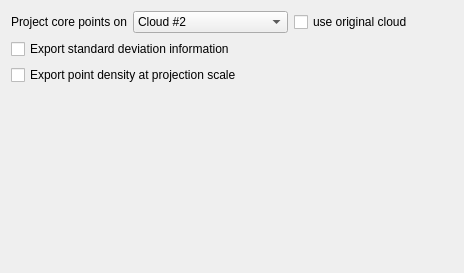
     <widget class="QWidget" name="output">
      <attribute name="title">
       <string>Output</string>
      </attribute>
      <layout class="QVBoxLayout" name="verticalLayout_6">
       <item>
        <layout class="QHBoxLayout" name="horizontalLayout_6">
         <item>
          <widget class="QLabel" name="label_5">
           <property name="text">
            <string>Project core points on</string>
           </property>
          </widget>
         </item>
         <item>
          <widget class="QComboBox" name="projDestComboBox">
           <property name="currentIndex">
            <number>1</number>
           </property>
           <property name="maxVisibleItems">
            <number>3</number>
           </property>
           <property name="maxCount">
            <number>3</number>
           </property>
           <item>
            <property name="text">
             <string>Cloud #1</string>
            </property>
           </item>
           <item>
            <property name="text">
             <string>Cloud #2</string>
            </property>
           </item>
           <item>
            <property name="text">
             <string>Keep original positions</string>
            </property>
           </item>
          </widget>
         </item>
         <item>
          <widget class="QCheckBox" name="useOriginalCloudCheckBox">
           <property name="text">
            <string>use original cloud</string>
           </property>
          </widget>
         </item>
         <item>
          <spacer name="horizontalSpacer_3">
           <property name="orientation">
            <enum>Qt::Horizontal</enum>
           </property>
           <property name="sizeHint" stdset="0">
            <size>
             <width>40</width>
             <height>20</height>
            </size>
           </property>
          </spacer>
         </item>
        </layout>
       </item>
       <item>
        <widget class="QCheckBox" name="exportStdDevInfoCheckBox">
         <property name="toolTip">
          <string>Adds two scalar fields (std_cloud#1 and std_cloud#2)</string>
         </property>
         <property name="text">
          <string>Export standard deviation information</string>
         </property>
        </widget>
       </item>
       <item>
        <widget class="QCheckBox" name="exportDensityAtProjScaleCheckBox">
         <property name="toolTip">
          <string>Adds one scalar field (point count per core point)</string>
         </property>
         <property name="text">
          <string>Export point density at projection scale</string>
         </property>
        </widget>
       </item>
       <item>
        <spacer name="verticalSpacer_3">
         <property name="orientation">
          <enum>Qt::Vertical</enum>
         </property>
         <property name="sizeHint" stdset="0">
          <size>
           <width>20</width>
           <height>177</height>
          </size>
         </property>
        </spacer>
       </item>
      </layout>
     </widget>
